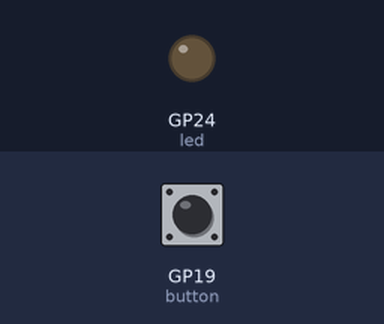
Recording of a program running on a simulated Raspberry Pi Pico running MicroPython. On the bench: output pins drawn as LEDs (lit = HIGH). The inputs (shaded band) are chosen by the test bench; at power-on: GP19 (button) HIGH. What the program prints to the serial console is not drawn.

Above: at 1.2 s.
1.3 s: GP19 (button) pulled LOW for 0.15 s
At 1.6 s:
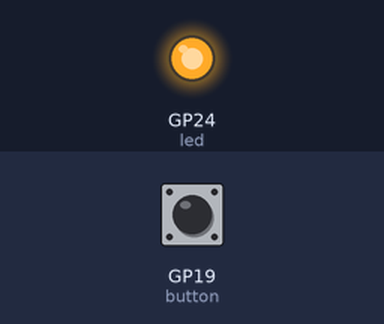
2.9 s: GP19 (button) pulled LOW for 1 s
At 4.0 s:
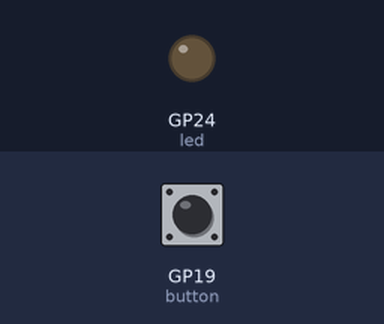
5.4 s: GP19 (button) pulled LOW for 3.2 s
At 5.9 s:
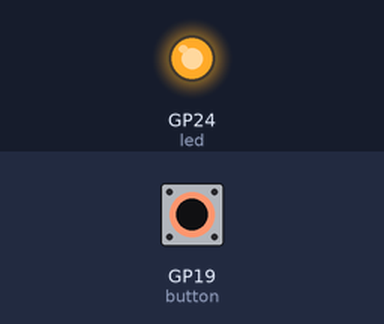
Timing chart, 0 to 8.4 s (numbered marks = the images above; inputs shaded):
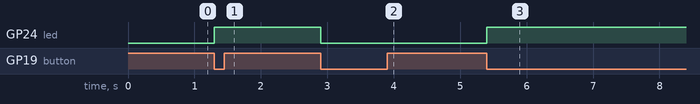

Measured:
- after the input at 1.3 s, GP24 (led): LOW → HIGH at once
- after the input at 2.9 s, GP24 (led): HIGH → LOW at once
- after the input at 5.4 s, GP24 (led): LOW → HIGH at once

The program:

button.py
```python
from machine import Pin
from utime import sleep_ms
button = Pin(19, Pin.IN, Pin.PULL_UP)   #Internal pull-up
led = Pin(24, Pin.OUT)
State=0                                #0 means that the light is currently off
if __name__ == '__main__':
    while True:
        print(button.value())
        if button.value() == 0:       #key press
            if State==0:
                led.value(1)
                sleep_ms=100
                while button.value() == 0:
                   State=1
            else:
                led.value(0)
                sleep_ms=100
                while button.value()== 0:
                    State=0
```
